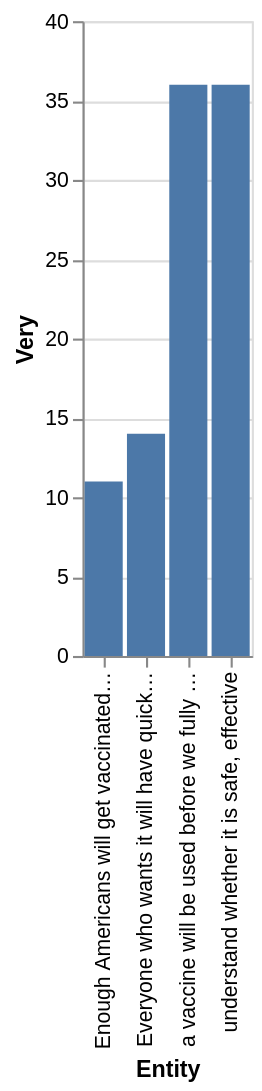

Specify this chart in Vega-Lite:
### Vega-Lite specification from a JSON file in a GitHub repository (floating-point values rounded to 4 significant figures)
{"$schema": "https://vega.github.io/schema/vega-lite/v5.json", "description": "Bar chart auto-generated from CSV", "data": {"values": [{"Entity": "Everyone who wants it will have quick and easy access", "Very": 14}, {"Entity": "Enough Americans will get vaccinated to stop the disease's spread", "Very": 11}, {"Entity": "understand whether it is safe, effective", "Very": 36}, {"Entity": "a vaccine will be used before we fully understand whether it is safe, effective", "Very": 36}]}, "mark": "bar", "encoding": {"x": {"field": "Entity", "type": "ordinal"}, "y": {"field": "Very", "type": "quantitative"}}}
